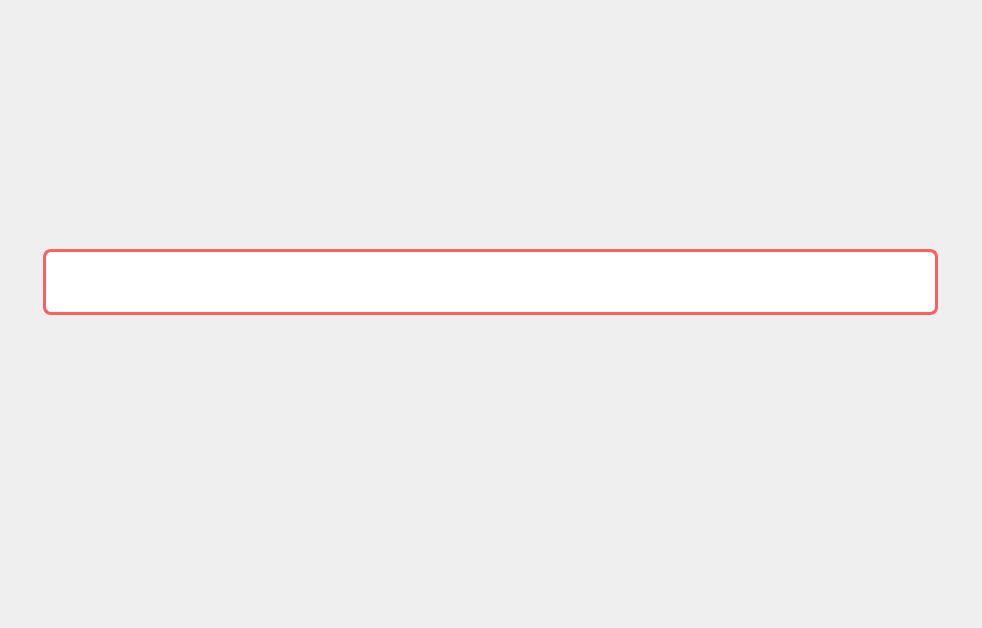
<?xml version="1.0" encoding="UTF-8"?>
<ui version="4.0">
 <class>TariffDeleteWindow</class>
 <widget class="QWidget" name="TariffDeleteWindow">
  <property name="geometry">
   <rect>
    <x>0</x>
    <y>0</y>
    <width>982</width>
    <height>628</height>
   </rect>
  </property>
  <property name="windowTitle">
   <string>Form</string>
  </property>
  <widget class="QLabel" name="label">
   <property name="geometry">
    <rect>
     <x>0</x>
     <y>0</y>
     <width>982</width>
     <height>628</height>
    </rect>
   </property>
   <property name="text">
    <string/>
   </property>
   <property name="pixmap">
    <pixmap resource="resources.qrc">:/deleteWindow.png</pixmap>
   </property>
  </widget>
  <widget class="QPushButton" name="pushButton_2">
   <property name="geometry">
    <rect>
     <x>958</x>
     <y>14</y>
     <width>17</width>
     <height>17</height>
    </rect>
   </property>
   <property name="styleSheet">
    <string notr="true">border-radius: 20px; </string>
   </property>
   <property name="text">
    <string/>
   </property>
   <property name="icon">
    <iconset resource="resources.qrc">
     <normaloff>:/closeIcon.png</normaloff>:/closeIcon.png</iconset>
   </property>
   <property name="iconSize">
    <size>
     <width>17</width>
     <height>17</height>
    </size>
   </property>
  </widget>
  <widget class="QPushButton" name="pushButton_3">
   <property name="geometry">
    <rect>
     <x>934</x>
     <y>14</y>
     <width>17</width>
     <height>17</height>
    </rect>
   </property>
   <property name="styleSheet">
    <string notr="true">border-radius: 20px; </string>
   </property>
   <property name="text">
    <string/>
   </property>
   <property name="icon">
    <iconset resource="resources.qrc">
     <normaloff>:/swapIcon.png</normaloff>:/swapIcon.png</iconset>
   </property>
   <property name="iconSize">
    <size>
     <width>17</width>
     <height>17</height>
    </size>
   </property>
  </widget>
  <widget class="QLineEdit" name="lineEdit_2">
   <property name="geometry">
    <rect>
     <x>43</x>
     <y>249</y>
     <width>895</width>
     <height>66</height>
    </rect>
   </property>
   <property name="styleSheet">
    <string notr="true">QLineEdit {
    border: 3px solid #FF5E5E;
    border-radius: 8px;
    gridline-color: #6D55FF;
    background-color: white;	
}

QHeaderView::section {
    background-color: #6D55FF;
    color: white;
    font-family: Karla;
    font-size: 14pt;
}
QHeaderView::section:horizontal {
    border: none; /* убираем горизонтальные линии разделителя */
}

QHeaderView::section:vertical {
    border: none; /* убираем вертикальные линии разделителя */
}</string>
   </property>
  </widget>
  <widget class="QPushButton" name="pushButton_11">
   <property name="geometry">
    <rect>
     <x>371</x>
     <y>476</y>
     <width>240</width>
     <height>82</height>
    </rect>
   </property>
   <property name="styleSheet">
    <string notr="true">border-radius: 20px; </string>
   </property>
   <property name="text">
    <string/>
   </property>
   <property name="icon">
    <iconset resource="resources.qrc">
     <normaloff>:/removeAdminNewButton.png</normaloff>:/removeAdminNewButton.png</iconset>
   </property>
   <property name="iconSize">
    <size>
     <width>240</width>
     <height>82</height>
    </size>
   </property>
  </widget>
 </widget>
 <resources>
  <include location="resources.qrc"/>
 </resources>
 <connections/>
</ui>
